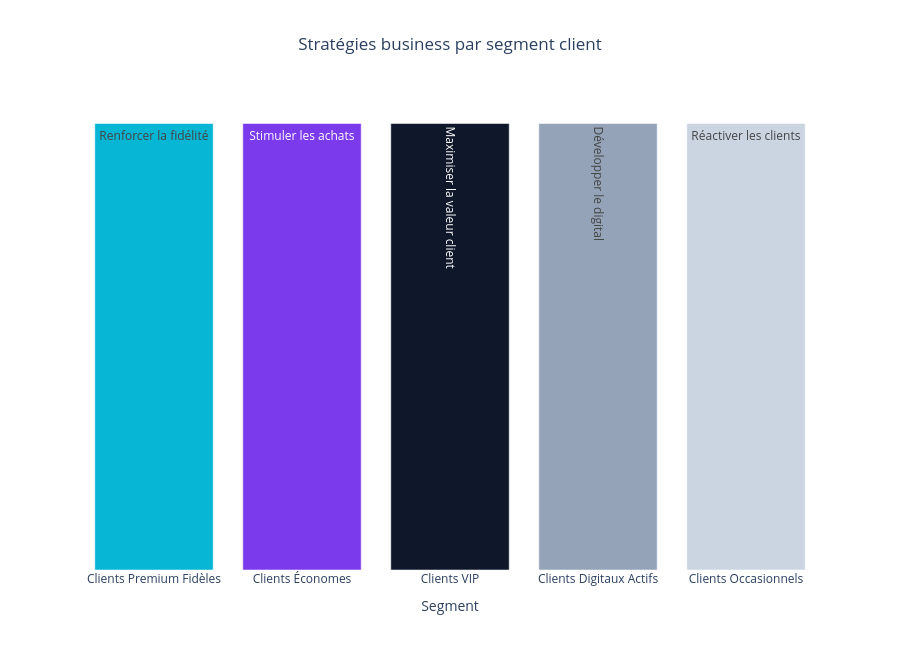

Source (notebook cell):
### Code cell
# ============================================
# VISUALISATION DES RECOMMANDATIONS
# ============================================

fig = px.bar(

    business_recommendations,

    x="Segment",
    y=[1,1,1,1,1],

    color="Segment",

    text="Objectif",

    title="Stratégies business par segment client",

    color_discrete_sequence=[
        "#06B6D4",
        "#7C3AED",
        "#0F172A",
        "#94A3B8",
        "#CBD5E1"
    ]
)

fig.update_layout(

    template="plotly_white",

    height=650,

    title_x=0.5,

    yaxis_visible=False,

    showlegend=False
)

fig.update_traces(
    textposition="inside"
)

fig.show()

### Figure 1 — Plotly figure (JSON) as saved in the notebook; plotly's stock layout.template omitted (floating-point values rounded to 4 significant figures)
{"data": [{"hovertemplate": "Segment=%{x}<br>y=%{y}<br>Objectif=%{text}<extra></extra>", "legendgroup": "Clients Premium Fidèles", "marker": {"color": "#06B6D4", "pattern": {"shape": ""}}, "name": "Clients Premium Fidèles", "orientation": "v", "showlegend": true, "text": ["Renforcer la fidélité"], "textposition": "inside", "type": "bar", "x": ["Clients Premium Fidèles"], "xaxis": "x", "y": [1], "yaxis": "y"}, {"hovertemplate": "Segment=%{x}<br>y=%{y}<br>Objectif=%{text}<extra></extra>", "legendgroup": "Clients Économes", "marker": {"color": "#7C3AED", "pattern": {"shape": ""}}, "name": "Clients Économes", "orientation": "v", "showlegend": true, "text": ["Stimuler les achats"], "textposition": "inside", "type": "bar", "x": ["Clients Économes"], "xaxis": "x", "y": [1], "yaxis": "y"}, {"hovertemplate": "Segment=%{x}<br>y=%{y}<br>Objectif=%{text}<extra></extra>", "legendgroup": "Clients VIP", "marker": {"color": "#0F172A", "pattern": {"shape": ""}}, "name": "Clients VIP", "orientation": "v", "showlegend": true, "text": ["Maximiser la valeur client"], "textposition": "inside", "type": "bar", "x": ["Clients VIP"], "xaxis": "x", "y": [1], "yaxis": "y"}, {"hovertemplate": "Segment=%{x}<br>y=%{y}<br>Objectif=%{text}<extra></extra>", "legendgroup": "Clients Digitaux Actifs", "marker": {"color": "#94A3B8", "pattern": {"shape": ""}}, "name": "Clients Digitaux Actifs", "orientation": "v", "showlegend": true, "text": ["Développer le digital"], "textposition": "inside", "type": "bar", "x": ["Clients Digitaux Actifs"], "xaxis": "x", "y": [1], "yaxis": "y"}, {"hovertemplate": "Segment=%{x}<br>y=%{y}<br>Objectif=%{text}<extra></extra>", "legendgroup": "Clients Occasionnels", "marker": {"color": "#CBD5E1", "pattern": {"shape": ""}}, "name": "Clients Occasionnels", "orientation": "v", "showlegend": true, "text": ["Réactiver les clients"], "textposition": "inside", "type": "bar", "x": ["Clients Occasionnels"], "xaxis": "x", "y": [1], "yaxis": "y"}], "layout": {"barmode": "relative", "height": 650, "legend": {"title": {"text": "Segment"}, "tracegroupgap": 0}, "showlegend": false, "title": {"text": "Stratégies business par segment client", "x": 0.5}, "xaxis": {"anchor": "y", "categoryarray": ["Clients Premium Fidèles", "Clients Économes", "Clients VIP", "Clients Digitaux Actifs", "Clients Occasionnels"], "categoryorder": "array", "domain": [0, 1], "title": {"text": "Segment"}}, "yaxis": {"anchor": "x", "domain": [0, 1], "title": {"text": "y"}, "visible": false}}}
